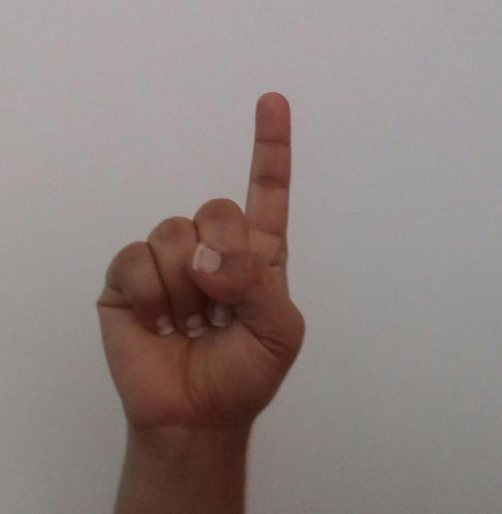
#> input picture data/signs/1/0.jpg, 1003 x 1027 px, found by its file name (shown at 1/2 size); its folder holds only this picture in this run
$ python image_preprocessing.py
#> lines starting #> are read from the running program, lines starting #| are printed output that depends on the picture; after the words box and inside, x2 and y2 are one past the last pixel; in counts of white or black regions, pixels touching at a corner belong together
import os
import cv2

imgpath = 'data/signs/test/1/1_0_1527.jpeg'
img = cv2.imread(imgpath)

labels = [str(i) for i in range(1, 11)]
labels.extend([chr(i) for i in range(65, 91)])

for i in ['test', 'train', 'valid']:
    for j in labels:
        images = os.listdir(f'data/signs/{i}/{j}')
        for image in images:
            img = cv2.imread(f'data/signs/{i}/{j}/{image}')
#> img is the input picture: shape (1027, 1003, 3); mean B, G, R 127.4, 130.7, 142.2
            img_resized = cv2.resize(img, (224, 224))
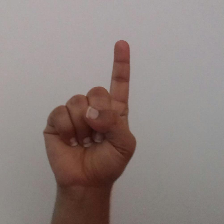
#> img_resized: shape (224, 224, 3); mean B, G, R 127.3, 130.6, 142.1
            final_image = cv2.Canny(img, 100, 100)
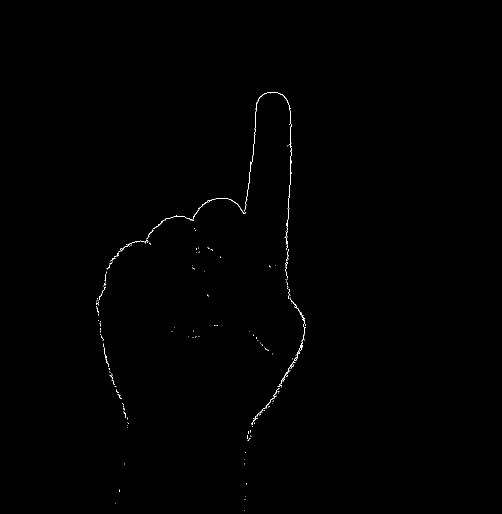
#> final_image: shape (1027, 1003) (shown at 1/2 size); 0.22% white in thin lines or dots, all inside (x1, y1, x2, y2) = (192, 184, 612, 1021)
#> (the run stopped early here; a loop or call above may not have finished)
